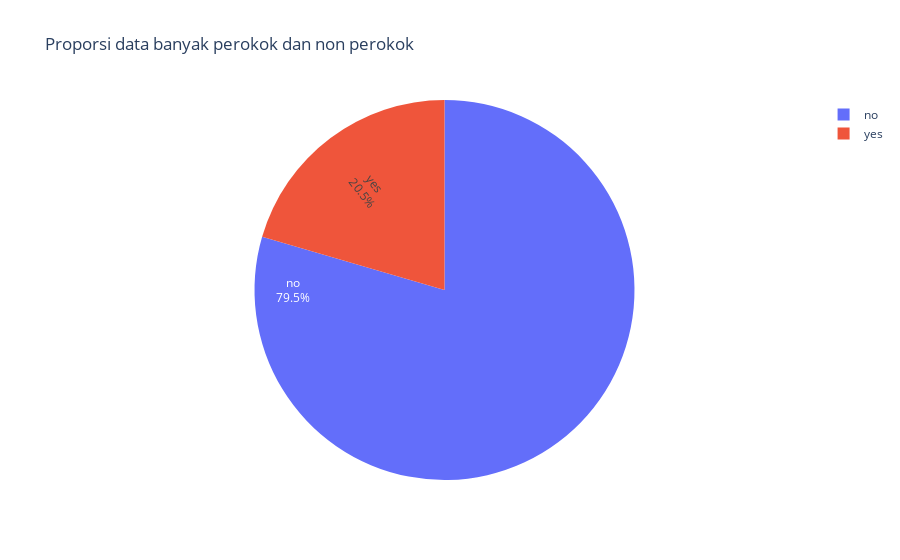

The cell this chart's notebook holds for it:
### Code cell
fig = go.Figure(data=[go.Pie(labels=smok_prop.index, values=smok_prop['Propotion %'], textinfo='label+percent',
                             insidetextorientation='radial'
                            )])
fig.update_layout(title='Proporsi data banyak perokok dan non perokok')
fig.show()

### Figure 1 — Plotly figure (JSON) as saved in the notebook; plotly's stock layout.template omitted (floating-point values rounded to 4 significant figures)
{"data": [{"insidetextorientation": "radial", "labels": ["no", "yes"], "textinfo": "label+percent", "type": "pie", "values": [79.52, 20.48]}], "layout": {"title": {"text": "Proporsi data banyak perokok dan non perokok"}}}
